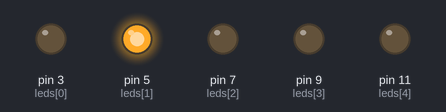
Recording of a sketch running on a simulated Arduino Uno, built with avr-gcc and run on an emulated ATmega328P. Parts: output pins drawn as LEDs (lit = HIGH).

Above: at 0.15 s.
At 1.8 s:
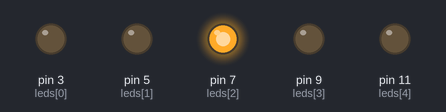
At 3.35 s:
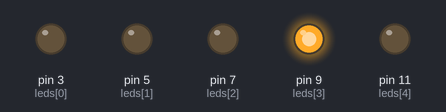
At 3.8 s:
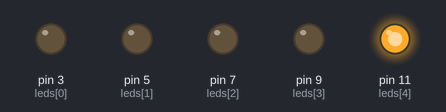
At 4.4 s:
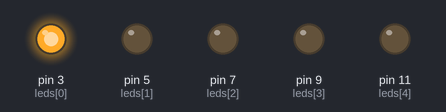
Timing chart, 0 to 6.1 s (numbered marks = the images above):
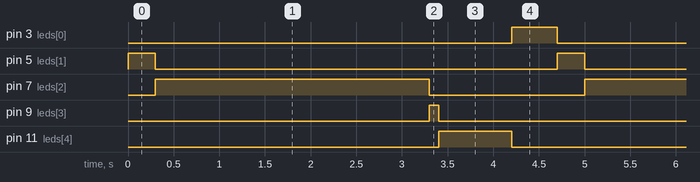

The sketch:

Secuencia_Led.ino
```cpp
int leds[] = {3, 5, 7, 9, 11};

void setup() {
  Serial.begin(9600);
  for (int i = 0; i < 6; i++) {
    pinMode(leds[i], OUTPUT);
  }
}

void loop() {

  digitalWrite(leds[0], 0);
  digitalWrite(leds[1], 1);
  delay(300);
  digitalWrite(leds[1], 0);
  digitalWrite(leds[2], 1);
  delay(3000);
  digitalWrite(leds[2], 0);
  digitalWrite(leds[3], 1);
  delay(100);
  digitalWrite(leds[3], 0);
  digitalWrite(leds[4], 1);
  delay(800);
  digitalWrite(leds[4], 0);
  digitalWrite(leds[0], 1);
  delay(500);


 }
```

Measured:
- by itself, pin 3 (leds[0]): alternates HIGH for 0.50 s and LOW for 4.2 s
- by itself, pin 5 (leds[1]): alternates HIGH for 0.30 s and LOW for 4.4 s
- by itself, pin 7 (leds[2]): alternates HIGH for 3.0 s and LOW for 1.7 s
- by itself, pin 9 (leds[3]): alternates HIGH for 0.10 s and LOW for 4.6 s
- by itself, pin 11 (leds[4]): alternates HIGH for 0.80 s and LOW for 3.9 s
